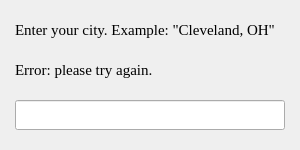
<?xml version="1.0" encoding="UTF-8"?>
<ui version="4.0">
 <class>cityPrompt</class>
 <widget class="QWidget" name="cityPrompt">
  <property name="geometry">
   <rect>
    <x>0</x>
    <y>0</y>
    <width>300</width>
    <height>150</height>
   </rect>
  </property>
  <property name="windowTitle">
   <string>Form</string>
  </property>
  <widget class="QLabel" name="instructionLabel">
   <property name="geometry">
    <rect>
     <x>15</x>
     <y>15</y>
     <width>270</width>
     <height>30</height>
    </rect>
   </property>
   <property name="font">
    <font>
     <family>Times New Roman</family>
     <pointsize>11</pointsize>
    </font>
   </property>
   <property name="text">
    <string>Enter your city. Example: &quot;Cleveland, OH&quot;</string>
   </property>
  </widget>
  <widget class="QLabel" name="errorLabel">
   <property name="geometry">
    <rect>
     <x>15</x>
     <y>55</y>
     <width>270</width>
     <height>30</height>
    </rect>
   </property>
   <property name="font">
    <font>
     <family>Times New Roman</family>
     <pointsize>11</pointsize>
    </font>
   </property>
   <property name="text">
    <string>Error: please try again.</string>
   </property>
  </widget>
  <widget class="QLineEdit" name="cityBox">
   <property name="geometry">
    <rect>
     <x>15</x>
     <y>100</y>
     <width>270</width>
     <height>30</height>
    </rect>
   </property>
   <property name="font">
    <font>
     <family>Times New Roman</family>
     <pointsize>11</pointsize>
    </font>
   </property>
  </widget>
 </widget>
 <resources/>
 <connections/>
</ui>
